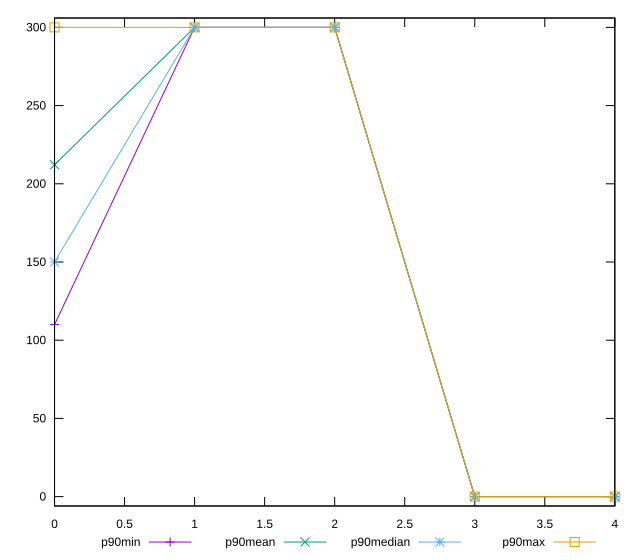

This chart was generated by the following gnuplot code:
reset

$p90Min <<EOF
0 110
1 300
2 300
3 0
4 0
EOF

$p90Mean <<EOF
0 212.1978021978022
1 300
2 300
3 0
4 0
EOF

$p90Median <<EOF
0 150
1 300
2 300
3 0
4 0
EOF

$p90Max <<EOF
0 300
1 300
2 300
3 0
4 0
EOF

set key outside below
set xrange [0:4]
set yrange [-6:306]
set trange [-6:306]
set terminal svg size 640, 560 enhanced background rgb 'white'
set output "report_00009_2021-02-08T22-37-41.559Z/uses-optimized-images/progression/value.svg"

plot $p90Min title "p90min" with linespoints, \
     $p90Mean title "p90mean" with linespoints, \
     $p90Median title "p90median" with linespoints, \
     $p90Max title "p90max" with linespoints

reset
